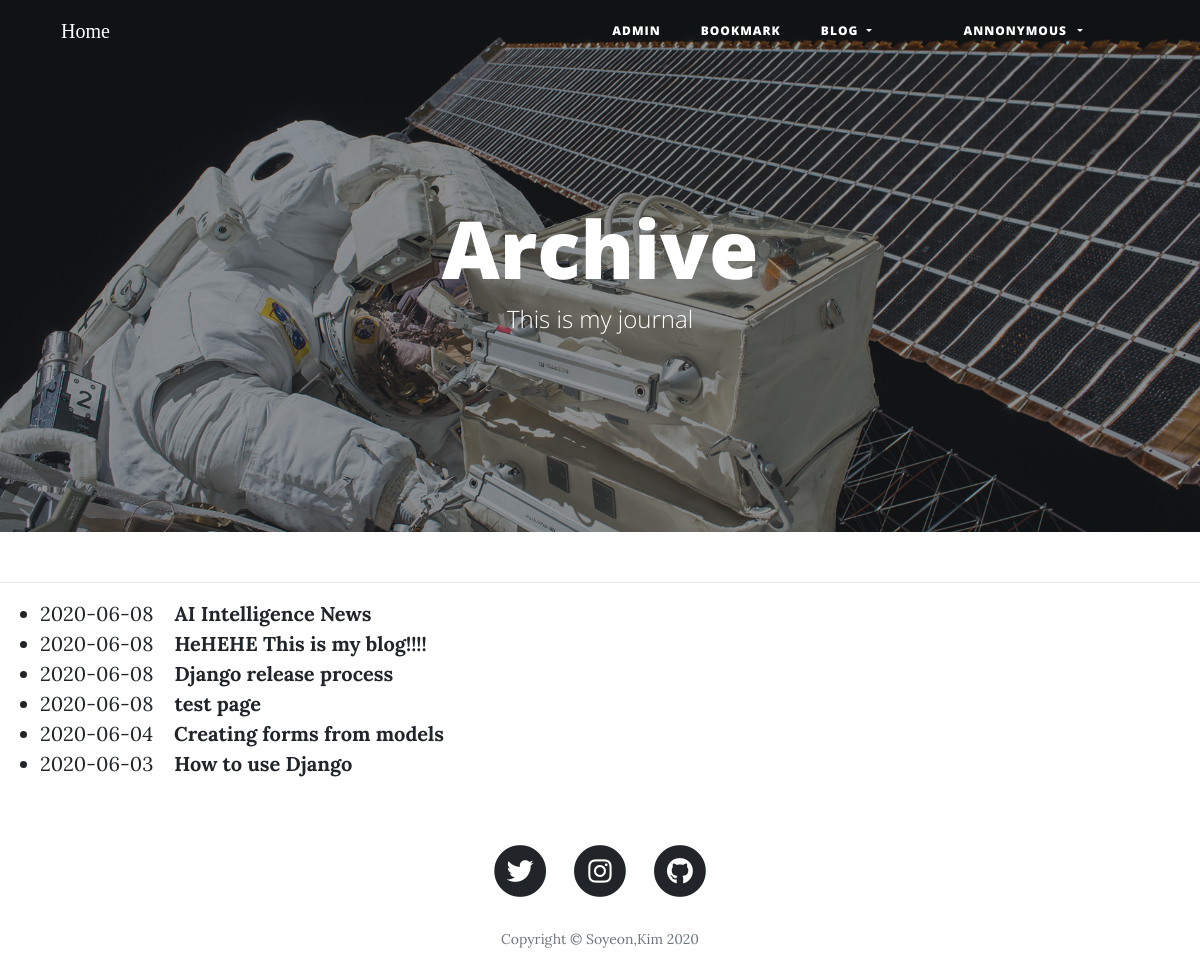
Screenshot of /blog/archive/ with the database file from the repository.
### blog/models.py (models this page shows, shortened)
class Post(models.Model):
    title = models.CharField(verbose_name='TITLE', max_length=50)
    slug = models.SlugField('SLUG', unique=True, allow_unicode=True, help_text='one word for title alias')
    description = models.CharField('DESCRIPTION', max_length=100, blank=True, help_text='simple description text')
    content = models.TextField('CONTENT')
    create_dt = models.DateTimeField('CREATE DATE', auto_now_add=True)
    modify_dt = models.DateTimeField('MODIFY DATE', auto_now=True)
    owner = models.ForeignKey(User, on_delete=models.CASCADE, blank=True, null=True)
    tags = TaggableManager(blank=True)
    class Meta:
        verbose_name = 'post'
        verbose_name_plural = 'posts'
        db_table = 'blog_posts'
        ordering = ('-modify_dt',)
    def get_absolute_url(self):
        return reverse('blog:post_detail', args=(self.slug,))

### blog/views.py (the view)
# urls.py: path('archive/', views.PostAV.as_view(), name='post_archive'),
class PostAV(ArchiveIndexView):
    model = Post
    date_field = 'modify_dt'

### blog/templates/blog/post_archive.html (shortened to what this page needs)
{% extends 'base.html' %}
{%load static%}
{% block header %}
  <header class="masthead" style="background-image: url('{% static 'img/post-bg.jpg'%}'">
    <div class="overlay"></div>
    <div class="container">
      <div class="row">
        <div class="col-lg-8 col-md-10 mx-auto">
          <div class="site-heading">
            <h1>Archive</h1>
            <span class="subheading">This is my journal</span>
          </div>
        </div>
      </div>
    </div>
  </header>
{% endblock %}
{% block content %}
<div>
    <ul>
        {% for post in object_list %}
        <li>{{post.modify_dt|date:"Y-m-d" }}&nbsp;&nbsp;&nbsp;
        <a href=" {{post.get_absolute_url }}"><strong>{{ post.title }}</strong></a></li>
        {% endfor %}
    </ul>
</div>
{% endblock %}

### templates/base.html (shortened to what this page needs)
<!DOCTYPE html>
<html lang="en">
{% load static %}
<head>
  <link href="{% static 'vendor/bootstrap/css/bootstrap.min.css' %}" rel="stylesheet">
  <link href="{% static 'vendor/fontawesome-free/css/all.min.css' %}" rel="stylesheet" type="text/css">
  <link href="{% static 'css/clean-blog.min.css' %}" rel="stylesheet">
</head>
<body>
  <nav class="navbar navbar-expand-lg navbar-light fixed-top" id="mainNav">
    <div class="container">
      <a class="nav-link" href="{%url 'home'%}"><font color=white><FONT face="Arial Black">Home</FONT></font></a>
      <div class="collapse navbar-collapse" id="navbarResponsive">
         <ul class="navbar-nav ml-auto">
          <li class="nav-item">
            <a class="nav-link" href="{%url 'admin:index'%}">Admin</a>
          </li>
          <li class="nav-item">
            <a class="nav-link" href="{%url 'bookmark:index'%}">Bookmark</a>
          </li>
            <li class="nav-item dropdown">
        <a class="nav-link dropdown-toggle" href="#" id="navbarDropdown" role="button" data-toggle="dropdown" aria-haspopup="true" aria-expanded="false">
          blog
        </a>
          </li>
        </ul>
        <ul class="navbar-nav ml-5 mr-5">
          <li class="nav-item dropdown mx-1 ">
            {% if user.is_active %}
            <a class="nav-link dropdown-toggle text-white" href="#" data-toggle="dropdown">
              <i class="fas fa-user"></i>{% firstof user.get_short_name user.get_username %}&ensp;</a>
            <div class="dropdown-menu">
              <a class="dropdown-item" href="{% url 'logout' %}">Logout</a>
              <a class="dropdown-item" href="{% url 'password_change' %}">Change Password</a>
            </div>
            {%else%}
            <a class="nav-link dropdown-toggle text-white" href="#" data-toggle="dropdown"
            <i class="fas fa-user"></i>Annonymous&ensp;</a>
          {% endif %}
          </li>
        </ul>
      </div>
    </div>
  </nav>
{%block header%}{%endblock%}
  <hr>
{%block content%}
{%endblock%}
  <footer>
    <div class="container">
      <div class="row">
        <div class="col-lg-8 col-md-10 mx-auto">
          <ul class="list-inline text-center">
            <li class="list-inline-item">
              <a href="https://twitter.com/?lang=ko">
                <span class="fa-stack fa-lg">
                  <i class="fas fa-circle fa-stack-2x"></i>
                  <i class="fab fa-twitter fa-stack-1x fa-inverse"></i>
                </span>
              </a>
            </li>
            <li class="list-inline-item">
              <a href="https://www.instagram.com/?hl=ko">
                <span class="fa-stack fa-lg">
                  <i class="fas fa-circle fa-stack-2x"></i>
                  <i class="fab fa-instagram fa-stack-1x fa-inverse"></i>
                </span>
              </a>
            </li>
            <li class="list-inline-item">
              <a href="https://github.com/kimsouce">
                <span class="fa-stack fa-lg">
                  <i class="fas fa-circle fa-stack-2x"></i>
                  <i class="fab fa-github fa-stack-1x fa-inverse"></i>
                </span>
              </a>
            </li>
          </ul>
          <p class="copyright text-muted">Copyright &copy; Soyeon,Kim 2020</p>
        </div>
      </div>
    </div>
  </footer>
</body>
</html>

### rows the page displays
Post: modify_dt "2020-06-08", title "AI Intelligence News"
Post: modify_dt "2020-06-08", title "HeHEHE This is my blog!!!!"
Post: modify_dt "2020-06-08", title "Django release process"
Post: modify_dt "2020-06-08", title "test page"
Post: modify_dt "2020-06-04", title "Creating forms from models"
Post: modify_dt "2020-06-03", title "How to use Django"
